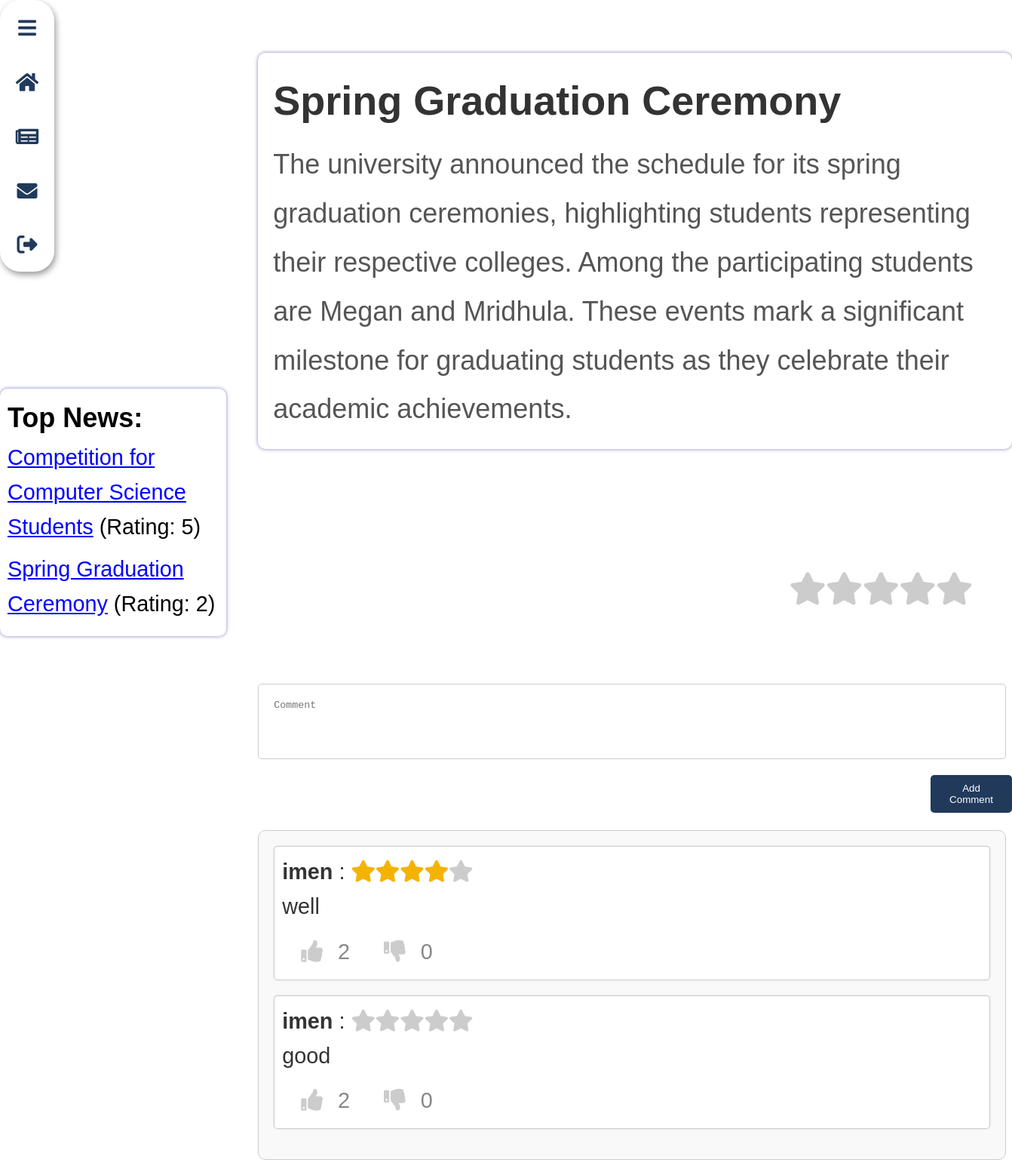
Screenshot of /full_news.php?id=23 with the database file from the repository.
### tables this page shows
CREATE TABLE `news` (
  `id` int(11) NOT NULL,
  `titlen` longtext NOT NULL,
  `content` longtext NOT NULL
);

CREATE TABLE `comment` (
  `id` int(11) NOT NULL,
  `comment` varchar(200) NOT NULL,
  `likec` varchar(200) NOT NULL,
  `idnews` int(11) NOT NULL,
  `iduser` int(11) NOT NULL,
  `dislike` int(255) NOT NULL,
  `raiting` int(11) NOT NULL
);

CREATE TABLE `user` (
  `id` int(11) NOT NULL,
  `username` varchar(200) NOT NULL,
  `fullname` varchar(200) NOT NULL,
  `email` varchar(200) NOT NULL,
  `password` varchar(200) NOT NULL
);

### comment.php (the view, shortened to what this page needs)
<!DOCTYPE html>
<html lang="en">
<head>
    <link rel="stylesheet" href="https://cdnjs.cloudflare.com/ajax/libs/font-awesome/5.15.1/css/all.min.css" />
</head>
<body>
    <form action="add_comment.php" method="POST">
        <div class="stars">
            <input type="radio" name="raiting" id="star1" value="5" required><label for="star1"><i class="fas fa-star"></i></label>
            <input type="radio" name="raiting" id="star2" value="4" required><label for="star2"><i class="fas fa-star"></i></label>
            <input type="radio" name="raiting" id="star3" value="3" required><label for="star3"><i class="fas fa-star"></i></label>
            <input type="radio" name="raiting" id="star4" value="2" required><label for="star4"><i class="fas fa-star"></i></label>
            <input type="radio" name="raiting" id="star5" value="1" required><label for="star5"><i class="fas fa-star"></i></label>
        </div>
        <textarea name="comment" placeholder="Comment"></textarea>
        <button type="submit">Add Comment</button>
    </form>
    <div class="comments">
        <?php
        $query_comments = "SELECT comment.comment, user.username, comment.id, comment.likec, comment.dislike, comment.raiting FROM comment INNER JOIN user ON comment.iduser = user.id WHERE comment.idnews = ?";
        $stmt_comments = $con->prepare($query_comments);
        $stmt_comments->bind_param("i", $news_id);
        $stmt_comments->execute();
        $result_comments = $stmt_comments->get_result();
        if ($result_comments->num_rows > 0) {
            while ($comment = $result_comments->fetch_assoc()) {
                $escaped_comment = htmlspecialchars($comment['comment']);
                $username = htmlspecialchars($comment['username']);
                $rating = $comment['raiting'];
                echo "<div class='comment'>";
                echo "<p><strong>$username</strong> : ";
                for ($i = 0; $i < 5; $i++) {
                    if ($i < $rating) {
                        echo "<i class='fas fa-star' style='color: #f5b301;'></i>";
                    } else {
                        echo "<i class='fas fa-star' style='color: #ccc;'></i>";
                    }
                }
                echo "<br>$escaped_comment</p>";
                echo "<div class='like-dislike-container'>";
                echo "<button class='like-btn' data-comment-id='{$comment['id']}'><i class='fas fa-thumbs-up'></i></button>";
                echo "<span id='like-count-{$comment['id']}'>{$comment['likec']}</span> ";
                echo "<button class='dislike-btn' data-comment-id='{$comment['id']}'><i class='fas fa-thumbs-down'></i></button>";
                echo "<span id='dislike-count-{$comment['id']}'>{$comment['dislike']}</span>";
                echo "</div>";
                echo "</div>";
            }
        } else {
            echo "No comments available.";
        }
        ?>
    </div>
</body>
</html>

### full_news.php (shortened to what this page needs)
<?php
include('config.php');
include('sidebarn.php');
if (isset($_GET['id'])) {
    $news_id = (int)$_GET['id'];
    if ($news_id > 0) {
        $query = "SELECT * FROM news WHERE id = $news_id";
        $result = mysqli_query($con, $query);
        if (mysqli_num_rows($result) > 0) {
            $news = mysqli_fetch_assoc($result);
            $escaped_content = htmlspecialchars($news['content']);
        } else {
            echo "News does not exist!";
            exit;
        }
    } else {
        echo "Invalid news ID";
        exit;
    }
} else {
    echo "News is not specified";
    exit;
}
?>
<!DOCTYPE html>
<html lang="en">
<head>
    <link rel="stylesheet" href="https://cdnjs.cloudflare.com/ajax/libs/font-awesome/6.5.1/css/all.min.css" />
</head>
<body>
    <div class="full-news">
        <h2><?php echo htmlspecialchars($news['titlen']); ?></h2>
        <p><?php echo $escaped_content; ?></p>
    </div>
    <?php
    function getNewsDetails($con, $newsId)
{
    $query = "SELECT * FROM news WHERE id = $newsId";
    $result = mysqli_query($con, $query);
    return mysqli_fetch_assoc($result);
}
function getRatings($con)
{
    $ratings = array();
    $result = mysqli_query($con, "SELECT * FROM comment");
    while ($row = mysqli_fetch_assoc($result)) {
        $ratings[$row['idnews']]['rating'][] = $row['raiting'];
    }
    return $ratings;
}
function calculateAverageRating($ratings)
{
    $averageRatings = array();
    foreach ($ratings as $newsId => $data) {
        if (isset($data['rating'])) {
            $averageRating = array_sum($data['rating']) / count($data['rating']);
            $averageRatings[$newsId] = $averageRating;
        }
    }
    arsort($averageRatings);
    return $averageRatings;
}
$ratings = getRatings($con);
$averageRatings = calculateAverageRating($ratings);
echo "<div class='top-news-list'>";
echo "<h2>Top News:</h2>";
echo "<ul>";
foreach ($averageRatings as $newsId => $averageRating) {
    $newsDetails = getNewsDetails($con, $newsId);
    echo "<li><a href='full_news.php?id=$newsId'>" . htmlspecialchars($newsDetails['titlen']) . "</a> (Rating: " . round($averageRating, 2) . ")</li>";
}
echo "</ul>";
echo "</div>";
    include('comment.php')
    ?>
</body>
</html>

### sidebarn.php (style rules this page uses)
* { padding: 0; margin: 0; }
html { font-size: 36px; }
body { color: inherit; background: none; }

### full_news.php (style rules this page uses)
* { margin: 0; padding: 0; box-sizing: border-box; }
body { font-family: Arial, sans-serif; line-height: 1.6; }
.full-news { grid-column: 2; grid-row: 2; background-color: #fff; border-radius: 10px; padding: 20px; margin-bottom: 20px; box-shadow: 0 0 5px rgba(0, 0, 139, 0.5); width: 1000px; margin-top: -290px; margin-left: 25.5%; }
.full-news h2 { margin-bottom: 10px; font-size: 1.5em; color: #333; }
.full-news p { font-size: 1em; color: #555; line-height: 1.8; }
.comments { grid-column: 2; grid-row: 3; margin: 20px 0; padding: 20px; background-color: #f9f9f9; border: 1px solid #ccc; border-radius: 10px; }
.comments .comment { margin-bottom: 20px; padding: 10px; background-color: #fff; border-radius: 5px; box-shadow: 0 0 3px rgba(0, 0, 0, 0.1); }
.comments .comment p { margin-bottom: 10px; color: #333; }
.comments .like-dislike-container { display: flex; align-items: center; }
.comments .like-dislike-container button { background: none; border: #000; cursor: pointer; font-size: 1em; margin-left: 5px; }
.comments .like-dislike-container span { margin-right: 20px; }
.comments .like-btn .fas, .comments .dislike-btn .fas { color: #ccc; }
.top-news-list { background-color: #fff; border-radius: 10px; padding: 10px; margin-bottom: 20px; box-shadow: 0 0 5px rgba(0, 0, 139, 0.5); width: 300px; color: #000; margin-top: -100px; }
.top-news-list ul { list-style-type: none; padding: 0; margin: 0; }
.top-news-list li { margin-bottom: 10px; font-size: 0.8em; }
.top-news-list a { color: blue; text-decoration: underline; }
.top-news-list h2 { font-size: 1em; }

### comment.php (style rules this page uses)
form { margin-bottom: 20px; margin-top: -295px; }
textarea { width: 992px; padding: 20px; border: 1px solid #ccc; border-radius: 5px; resize: none; height: 100px; margin-left: 25.5%; margin-top: 80px; }
button { background-color: #213a5c; color: #fff; border: none; padding: 10px 20px; border-radius: 5px; cursor: pointer; margin-left: 1234px; }
.comments { margin-top: 20px; display: flex; flex-direction: column-reverse; width: 992px; margin-left: 25.5%; }
.comment { margin-bottom: 10px; padding: 10px; background-color: #f9f9f9; border: 1px solid #ccc; border-radius: 5px; }
.comment p { margin: 0; font-size: 0.8em; }
.stars { display: flex; align-items: center; margin: 10px 0; margin-top: 199px; margin-left: 78%; }
.stars label { font-size: 1.2rem; color: #ccc; cursor: pointer; }
.like-dislike-container { display: flex; align-items: center; font-size: 0.8em; color: #888; margin-top: 1px; }
.like-btn, .dislike-btn { background: none; border: none; color: blueviolet; cursor: pointer; font-size: 1em; margin-right: 0px; }

### rows the page displays
news: titlen "Spring Graduation Ceremony", content "The university announced the schedule for its spring graduation ceremonies, highlighting students representing their respective colleges. Among the participating students are Megan and Mridhula. These events mark a significant milestone for graduating students as they celebrate their academic achievements."
news: titlen "Competition for Computer Science Students"
comment: iduser.username "imen", raiting 0 (drawn), comment "good", likec "2", dislike "0"
comment: iduser.username "imen", raiting 4 (drawn), comment "well", likec "2", dislike "0"

### other values shown
$averageRating "5"
$averageRating "2"
